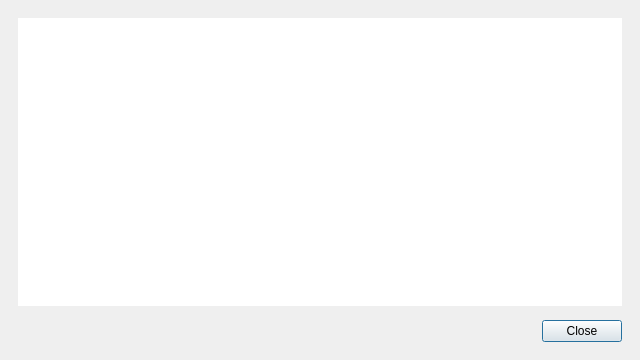
<?xml version="1.0" encoding="UTF-8"?>
<ui version="4.0">
 <class>TransactionDescDialog</class>
 <widget class="QDialog" name="TransactionDescDialog">
  <property name="geometry">
   <rect>
    <x>0</x>
    <y>0</y>
    <width>640</width>
    <height>360</height>
   </rect>
  </property>
  <property name="minimumSize">
   <size>
    <width>480</width>
    <height>280</height>
   </size>
  </property>
  <property name="windowTitle">
   <string notr="true">Transaction details</string>
  </property>
  <layout class="QVBoxLayout" name="verticalLayout">
   <property name="leftMargin">
    <number>18</number>
   </property>
   <property name="topMargin">
    <number>18</number>
   </property>
   <property name="rightMargin">
    <number>18</number>
   </property>
   <property name="bottomMargin">
    <number>18</number>
   </property>
   <property name="spacing">
    <number>14</number>
   </property>
   <item>
    <widget class="QTextEdit" name="detailText">
     <property name="frameShape">
      <enum>QFrame::NoFrame</enum>
     </property>
     <property name="toolTip">
      <string>This pane shows a detailed description of the transaction</string>
     </property>
     <property name="readOnly">
      <bool>true</bool>
     </property>
    </widget>
   </item>
   <item>
    <widget class="QDialogButtonBox" name="buttonBox">
     <property name="orientation">
      <enum>Qt::Horizontal</enum>
     </property>
     <property name="standardButtons">
      <set>QDialogButtonBox::Close</set>
     </property>
    </widget>
   </item>
  </layout>
 </widget>
 <resources/>
 <connections>
  <connection>
   <sender>buttonBox</sender>
   <signal>accepted()</signal>
   <receiver>TransactionDescDialog</receiver>
   <slot>accept()</slot>
   <hints>
    <hint type="sourcelabel">
     <x>20</x>
     <y>20</y>
    </hint>
    <hint type="destinationlabel">
     <x>20</x>
     <y>20</y>
    </hint>
   </hints>
  </connection>
  <connection>
   <sender>buttonBox</sender>
   <signal>rejected()</signal>
   <receiver>TransactionDescDialog</receiver>
   <slot>reject()</slot>
   <hints>
    <hint type="sourcelabel">
     <x>20</x>
     <y>20</y>
    </hint>
    <hint type="destinationlabel">
     <x>20</x>
     <y>20</y>
    </hint>
   </hints>
  </connection>
 </connections>
</ui>
